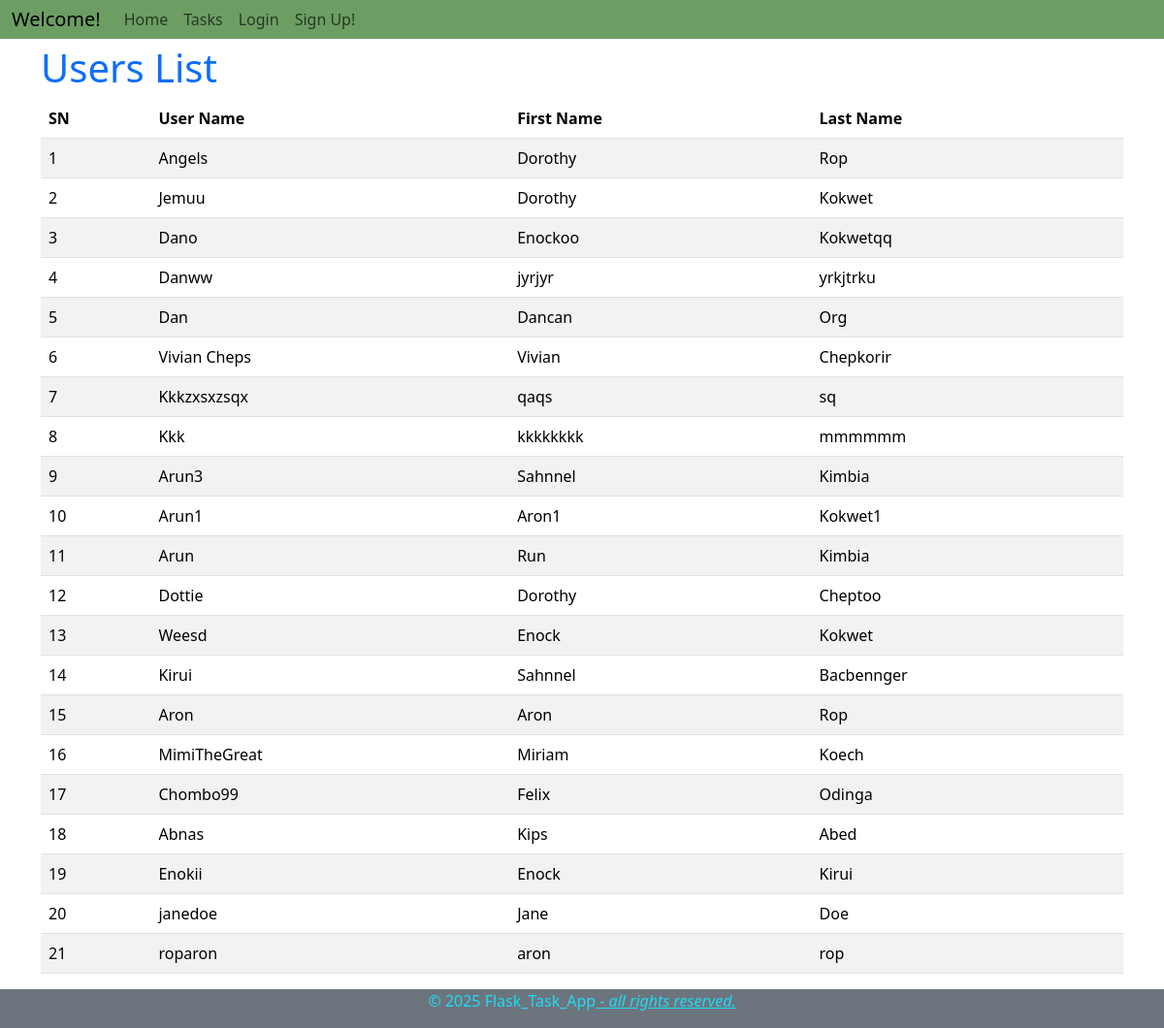
The app's page /user_list, older data.
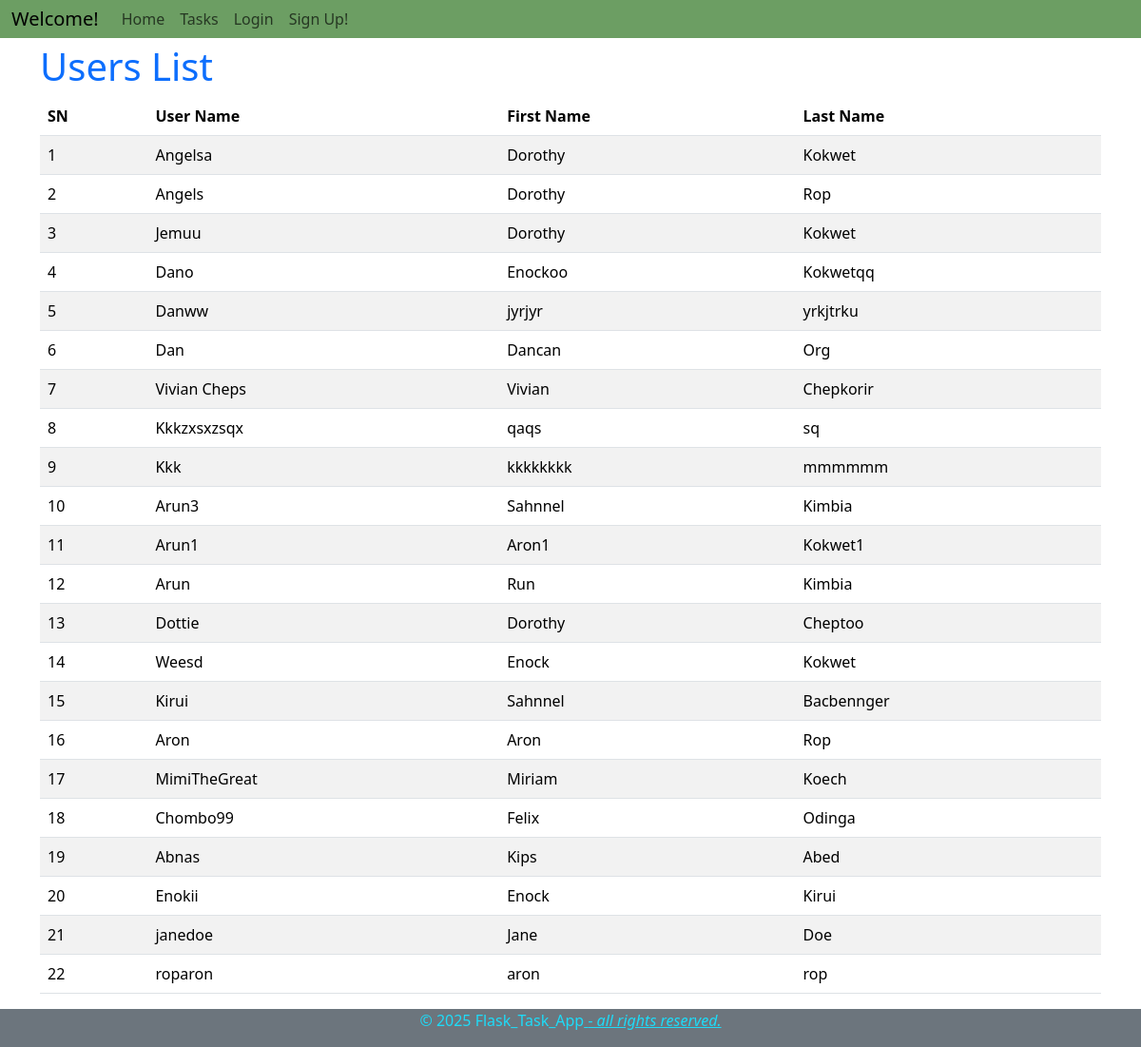
The same page, newer data.
### app/models.py (models this page shows, shortened)
class User(db.Model, UserMixin):
    user_id = db.Column(db.Integer, primary_key=True)
    user_name = db.Column(db.String(50), nullable=False, unique=True)
    first_name = db.Column(db.String(50), nullable=False)
    last_name = db.Column(db.String(50), nullable=False)
    password = db.Column(db.String(50), nullable=False)
    tasks = db.relationship('Task', backref='user', lazy=True)

### app/routes.py (the view)
@app.route('/user_list', methods=['GET'])
def user_list():
    users = User.query.all()
    return render_template('user_list.html', title='User List', users=users)

### app/templates/user_list.html
{% extends "base.html" %}
{% block content %}
<div class="container mt-2">
<h1 class="text-primary">Users List</h1>
<table class="table table-striped table-lg">
    <thead>
        <tr>
            <th>SN</th>
            <th>User Name</th>
            <th>First Name</th>
            <th>Last Name</th>
        </tr>
    </thead>
    <tbody>
        {% for user in users|reverse %}
        <tr>
            <td>{{ loop.index }}</td>
            <td>{{ user.user_name }}</td>
            <td>{{ user.first_name }}</td>
            <td>{{ user.last_name }}</td>
        </tr>
        {% endfor %}
    </tbody>
</table>
</div>
{% endblock %}

### app/templates/base.html (shortened to what this page needs)
<!DOCTYPE html>
<html lang="en">
<head>
    <link href="https://cdn.jsdelivr.net/npm/bootstrap@5.3.5/dist/css/bootstrap.min.css" rel="stylesheet">
</head>
</head>
<body>
    <nav class="navbar navbar-expand-sm bg-body-tertiary sticky-top p-0">
        <div class="container-fluid" style="background-color: rgb(108, 158, 99);">
            <a class="navbar-brand" href="#">Welcome!</a>
            <div class="collapse navbar-collapse" id="navbarNavAltMarkup">
                <div class="navbar-nav">
                    <a class="nav-link {% if request.endpoint == 'home' %}active{% endif %}" href="{{ url_for('home') }}">Home</a>
                    <a class="nav-link {% if request.endpoint == 'tasks' %}active{% endif %}" href="{{ url_for('tasks') }}">Tasks</a>
                    {% if current_user.is_authenticated %}
                        <a class="nav-link {% if request.endpoint == 'logout' %}active{% endif %}" href="{{ url_for('logout') }}">Logout</a>
                    {% else %}
                        <a class="nav-link {% if request.endpoint == 'login' %}active{% endif %}" href="{{ url_for('login') }}">Login</a>
                        <a class="nav-link {% if request.endpoint == 'users' %}active{% endif %}" href="{{ url_for('users') }}">Sign Up!</a>
                    {% endif %}
                </div>
            </div>
        </div>
    </nav>
    {% block content %}
    {% endblock %}
</body>
<footer class="bg-secondary color-rgp text-white text-center py-0 mt-auto position-sticky bottom-0">
    <p style="color: rgb(29, 220, 249);">&copy; 2025 Flask_Task_App<i class="text-decoration-underline"> - all rights reserved.</i></p></footer>
</html>

### app/templates/base.html (style rules this page uses)
html, body { height: 100%; }
body { display: flex; flex-direction: column; }
nav { flex-grow: 0; margin-top: -2px; padding: 0.5rem 0; }

Row changes from the older to the newer data that the page shows:
added User: user_name "Angelsa", first_name "Dorothy", last_name "Kokwet"
